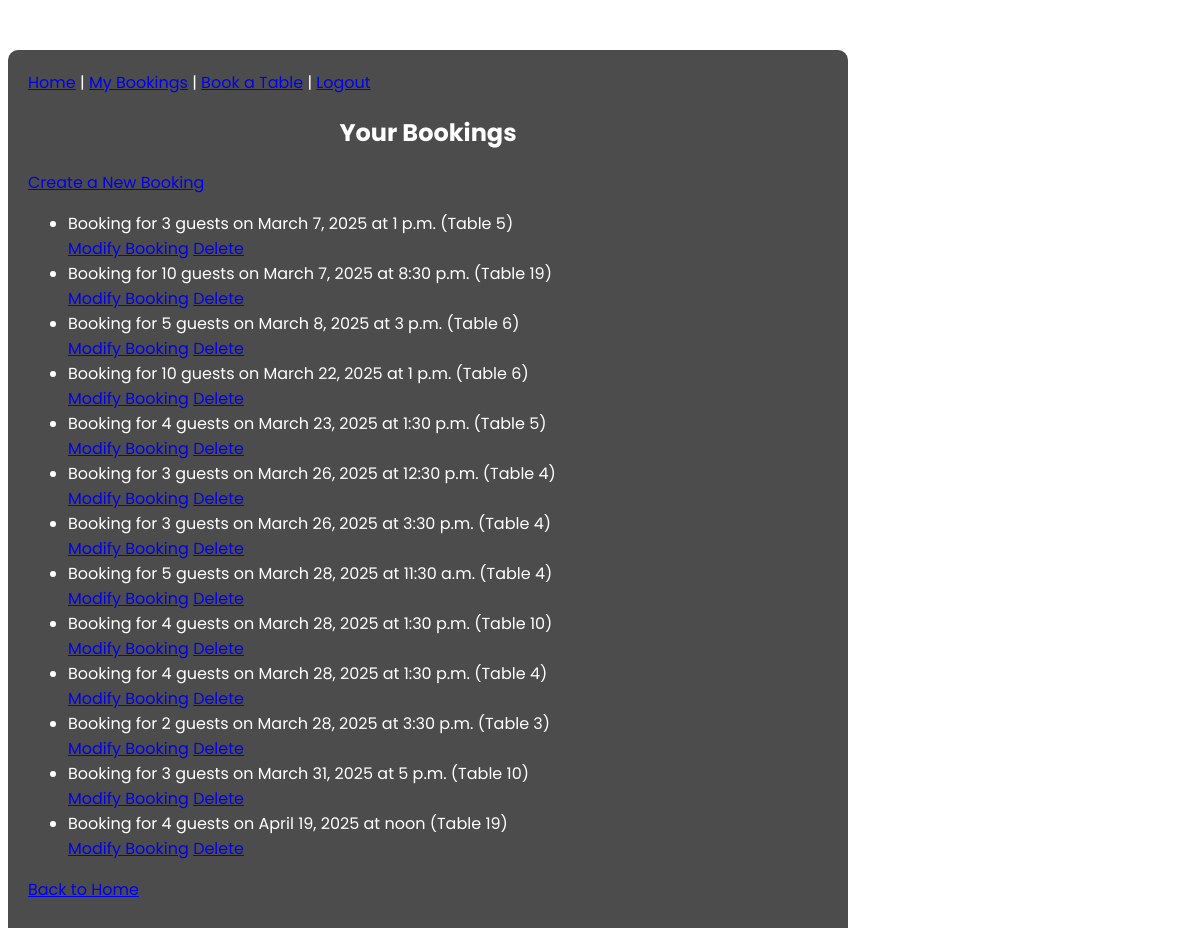
/bookings/ (signed in), run on the app's committed database.
### accounts/models.py (models this page shows, shortened)
class Booking(models.Model):
    user = models.ForeignKey(User, on_delete=models.CASCADE)
    table_number = models.PositiveIntegerField(
        validators=[MinValueValidator(1), MaxValueValidator(20)]
    )
    date = models.DateField()
    time = models.TimeField()
    guests = models.PositiveIntegerField(
        validators=[MinValueValidator(1), MaxValueValidator(10)]
    )
    class Meta:
        ordering = ['date', 'time']

### restaurant_booking/views.py (the view)
@login_required
def view_bookings(request):
    if request.user.is_staff:
        bookings = Booking.objects.all()
    else:
        bookings = Booking.objects.filter(user=request.user)
    for booking in bookings:
        print(
            f"Booking ID: {booking.id}, "
            f"Date: {booking.date}, "
            f"Time: {booking.time}, "
        )
    return render(
        request,
        "bookings/booking_list.html",
        {"bookings": bookings}
    )

### templates/bookings/booking_list.html
{% extends "base.html" %} {% block content %}
<h2>Your Bookings</h2>
<p><a href="{% url 'create_booking' %}">Create a New Booking</a></p>
{% if bookings %}
<ul>
  {% for booking in bookings %}
  <li>
    Booking for {{ booking.guests }} guests on {{ booking.date }} at {{ booking.time|time }} (Table {{ booking.table_number }})
    <br />
    <a href="{% url 'modify_booking' booking.id %}">Modify Booking</a>
    <a
      href="{% url 'cancel_booking' booking.id %}"
      onclick="return confirm('Are you sure you want to cancel this booking?');"
    >
      Delete
    </a>
  </li>
  {% endfor %}
</ul>
{% else %}
<p>No bookings found.</p>
{% endif %}
<p><a href="{% url 'home' %}">Back to Home</a></p>
{% endblock %}

### static/css/style.css (style rules this page uses)
body { background-image: url("/static/images/restaurantbg.jpg"); background-size: cover; background-position: center; background-attachment: fixed; font-family: "Poppins", sans-serif; color: white; }
h1, h2 { text-align: center; color: #ffffff; }

### data on the page
Booking: guests "3", date "March 7, 2025", time "1 p.m.", table_number "5"
Booking: guests "10", date "March 7, 2025", time "8:30 p.m.", table_number "19"
Booking: guests "5", date "March 8, 2025", time "3 p.m.", table_number "6"
Booking: guests "10", date "March 22, 2025", time "1 p.m.", table_number "6"
Booking: guests "4", date "March 23, 2025", time "1:30 p.m.", table_number "5"
Booking: guests "3", date "March 26, 2025", time "12:30 p.m.", table_number "4"
Booking: guests "3", date "March 26, 2025", time "3:30 p.m.", table_number "4"
Booking: guests "5", date "March 28, 2025", time "11:30 a.m.", table_number "4"
Booking: guests "4", date "March 28, 2025", time "1:30 p.m.", table_number "10"
Booking: guests "4", date "March 28, 2025", time "1:30 p.m.", table_number "4"
Booking: guests "2", date "March 28, 2025", time "3:30 p.m.", table_number "3"
Booking: guests "3", date "March 31, 2025", time "5 p.m.", table_number "10"
Booking: guests "4", date "April 19, 2025", time "noon", table_number "19"
